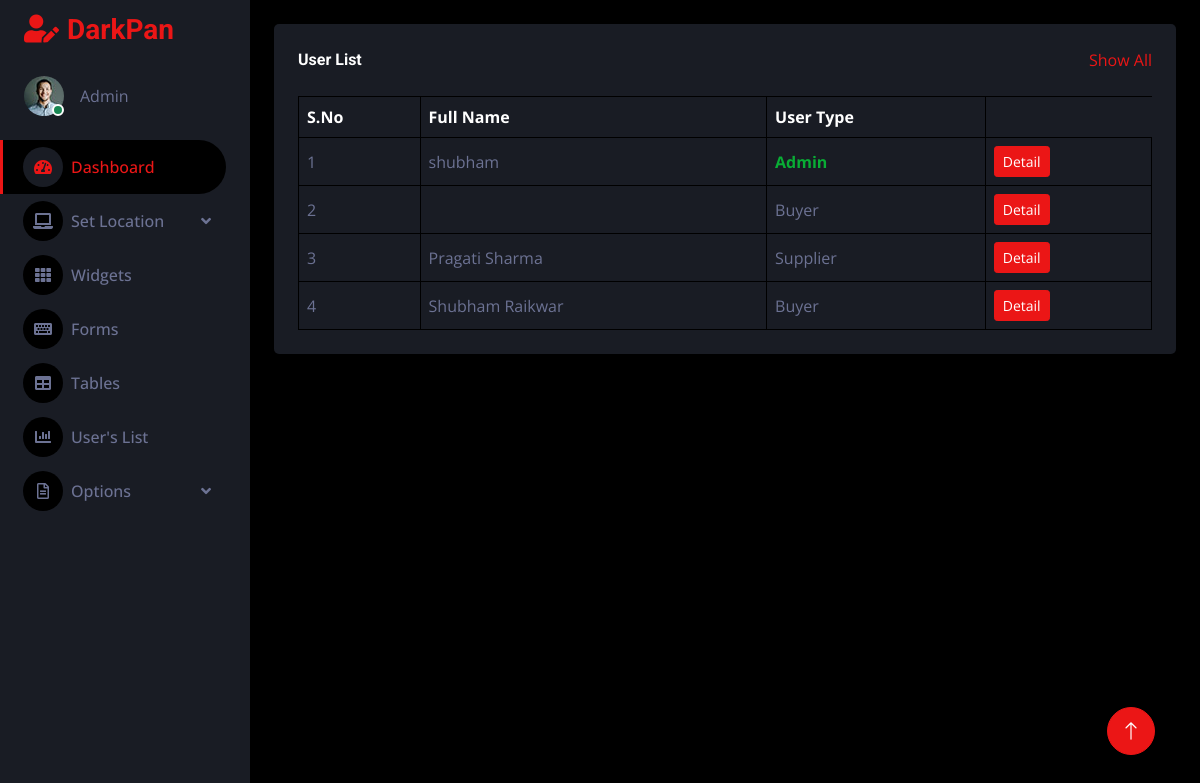
Screenshot of /admin-app/user/ with the database file from the repository.
### accounts/models.py (models this page shows)
class User(AbstractUser):
    is_admin = models.BooleanField(default=False)
    is_supplier = models.BooleanField(default=False)
    address = models.TextField(max_length=500)
    qualification = models.CharField(max_length=100)
    looking_for = models.CharField(max_length=100)
    country = models.CharField(max_length=100)
    state = models.CharField(max_length=100)
    display_picture = models.ImageField(upload_to='dp', blank=True, null=True)
    bg_picture = models.ImageField(upload_to='background', blank=True, null=True)
    contact_no = models.CharField(max_length=12)
    company_name = models.CharField(max_length=100)
    courses = models.CharField(max_length=100)
    office_email = models.CharField(max_length=200)
    off_phone_no = models.CharField(max_length=12)
    upload_resume = models.FileField(upload_to='documents', blank=True, null=True)

### MyAdmin/views.py (the view)
# urls.py: path('user/', views.User_list, name='user'),
def User_list(request):
    user = User.objects.all()
    return render(request, "admin/users.html", {'user':user})

### templates/admin/users.html (shortened to what this page needs)
{% extends 'admin/dashboard.html' %}
     {% block content %}
            <div class="content">
            <div class="container-fluid pt-4 px-4">
                <div class="bg-secondary text-center rounded p-4">
                    <div class="d-flex align-items-center justify-content-between mb-4">
                        <h6 class="mb-0">User List</h6>
                        <a href="">Show All</a>
                    </div>
                    <div class="table-responsive">
                        <table class="table text-start align-middle table-bordered table-hover mb-0">
                            <thead>
                                <tr class="text-white">
                                    <th scope="col">S.No</th>
                                    <th scope="col">Full Name</th>
                                    <th scope="col">User Type</th>
                                </tr>
                            </thead>
                            <tbody>
                                {% for name in user%}
                                <tr>
                                    <td>{{forloop.counter}}</td>
                                    <td>{{ name.first_name }}</td>
                                    <td>
                                        {% if name.is_staff == 1 %}
                                        Buyer
                                        {% elif name.is_supplier == 1 %}
                                        Supplier
                                        {% elif name.is_admin == 1 %}
                                        <b style="color: rgb(9, 173, 53);">Admin</b>
                                      {% endif %}
                                    </td>
                                    <td><a class="btn btn-sm btn-primary" href="">Detail</a></td>
                                </tr>
                               {% endfor %}
                            </tbody>
                        </table>
                    </div>
                </div>
            </div>
                </div>
            </div>
{% endblock content %}

### static/css/style.css (style rules this page uses)
:root { --primary: #EB1616; --secondary: #191C24; --light: #6C7293; --dark: #000000; }
.btn { transition: .5s; }
.content { margin-left: 250px; min-height: 100vh; background: var(--dark); transition: 0.5s; }
@media (min-width: 992px) { .content { width: calc(100% - 250px); } }

### rows the page displays
User: first_name "shubham", is_staff "Admin"
User: is_staff "Buyer"
User: first_name "Pragati Sharma", is_staff "Supplier"
User: first_name "Shubham Raikwar", is_staff "Buyer"
